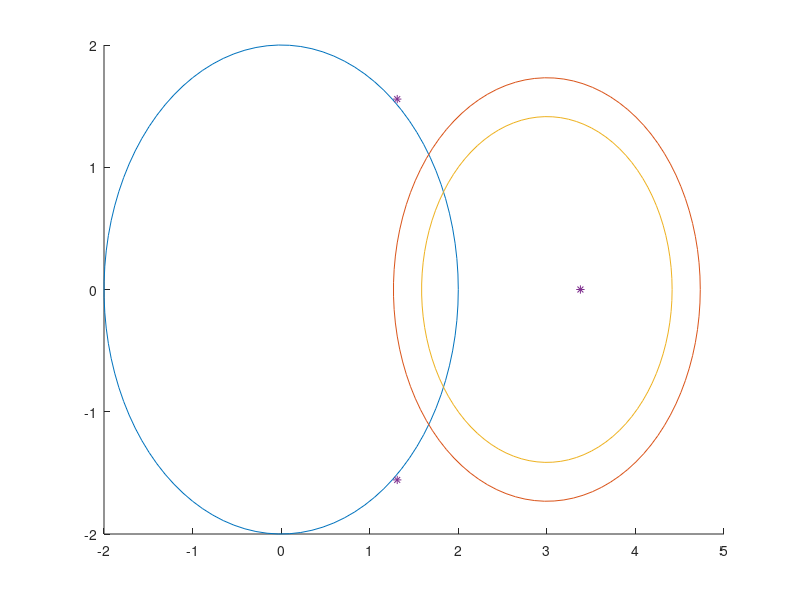

MATLAB code to generate this figure:
A = [
  0 1 -3
  2 3 1
  2 0 3
];

eigs = eig(A);
hold on;

for i=1:3
  R = sum(abs(A(i, :)));

  phi = linspace(0, 2*pi, 100);
  r = sqrt(R - abs(A(i, i)))

  x = A(i, i) + r * cos(phi);
  y = r * sin(phi);
  plot(x, y);
endfor

plot(eigs, '*');
